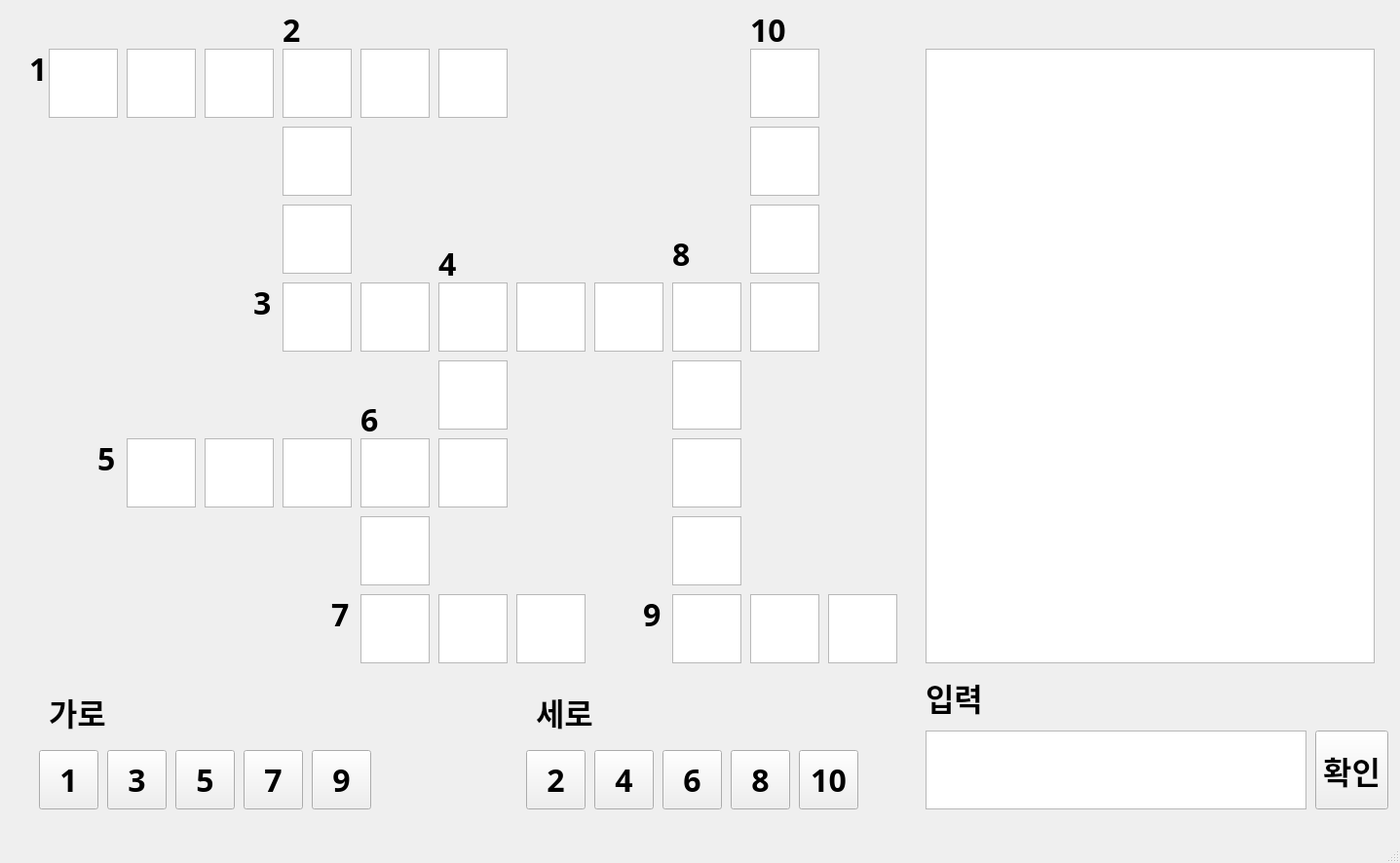
<?xml version="1.0" encoding="UTF-8"?>
<ui version="4.0">
 <class>MainWindow</class>
 <widget class="QMainWindow" name="MainWindow">
  <property name="geometry">
   <rect>
    <x>0</x>
    <y>0</y>
    <width>1437</width>
    <height>886</height>
   </rect>
  </property>
  <property name="font">
   <font>
    <family>함초롬돋움</family>
    <pointsize>24</pointsize>
    <weight>75</weight>
    <bold>true</bold>
   </font>
  </property>
  <property name="windowTitle">
   <string>MainWindow</string>
  </property>
  <widget class="QWidget" name="centralwidget">
   <widget class="QTextEdit" name="T1">
    <property name="geometry">
     <rect>
      <x>50</x>
      <y>50</y>
      <width>71</width>
      <height>71</height>
     </rect>
    </property>
    <property name="font">
     <font>
      <pointsize>28</pointsize>
     </font>
    </property>
   </widget>
   <widget class="QTextEdit" name="T3">
    <property name="geometry">
     <rect>
      <x>210</x>
      <y>50</y>
      <width>71</width>
      <height>71</height>
     </rect>
    </property>
    <property name="font">
     <font>
      <pointsize>28</pointsize>
     </font>
    </property>
   </widget>
   <widget class="QTextEdit" name="T4">
    <property name="geometry">
     <rect>
      <x>290</x>
      <y>50</y>
      <width>71</width>
      <height>71</height>
     </rect>
    </property>
    <property name="font">
     <font>
      <pointsize>28</pointsize>
     </font>
    </property>
   </widget>
   <widget class="QTextEdit" name="T5">
    <property name="geometry">
     <rect>
      <x>370</x>
      <y>50</y>
      <width>71</width>
      <height>71</height>
     </rect>
    </property>
    <property name="font">
     <font>
      <pointsize>28</pointsize>
     </font>
    </property>
   </widget>
   <widget class="QTextEdit" name="T6">
    <property name="geometry">
     <rect>
      <x>450</x>
      <y>50</y>
      <width>71</width>
      <height>71</height>
     </rect>
    </property>
    <property name="font">
     <font>
      <pointsize>28</pointsize>
     </font>
    </property>
   </widget>
   <widget class="QTextEdit" name="T12">
    <property name="geometry">
     <rect>
      <x>290</x>
      <y>290</y>
      <width>71</width>
      <height>71</height>
     </rect>
    </property>
    <property name="font">
     <font>
      <family>함초롬돋움</family>
      <pointsize>28</pointsize>
      <weight>75</weight>
      <bold>true</bold>
     </font>
    </property>
   </widget>
   <widget class="QTextEdit" name="T10">
    <property name="geometry">
     <rect>
      <x>290</x>
      <y>210</y>
      <width>71</width>
      <height>71</height>
     </rect>
    </property>
    <property name="font">
     <font>
      <family>함초롬돋움</family>
      <pointsize>28</pointsize>
      <weight>75</weight>
      <bold>true</bold>
     </font>
    </property>
   </widget>
   <widget class="QTextEdit" name="T8">
    <property name="geometry">
     <rect>
      <x>290</x>
      <y>130</y>
      <width>71</width>
      <height>71</height>
     </rect>
    </property>
    <property name="font">
     <font>
      <pointsize>28</pointsize>
     </font>
    </property>
   </widget>
   <widget class="QTextEdit" name="T2">
    <property name="geometry">
     <rect>
      <x>130</x>
      <y>50</y>
      <width>71</width>
      <height>71</height>
     </rect>
    </property>
    <property name="font">
     <font>
      <pointsize>28</pointsize>
     </font>
    </property>
   </widget>
   <widget class="QTextEdit" name="T16">
    <property name="geometry">
     <rect>
      <x>610</x>
      <y>290</y>
      <width>71</width>
      <height>71</height>
     </rect>
    </property>
    <property name="font">
     <font>
      <pointsize>28</pointsize>
     </font>
    </property>
   </widget>
   <widget class="QTextEdit" name="T15">
    <property name="geometry">
     <rect>
      <x>530</x>
      <y>290</y>
      <width>71</width>
      <height>71</height>
     </rect>
    </property>
    <property name="font">
     <font>
      <pointsize>28</pointsize>
     </font>
    </property>
   </widget>
   <widget class="QTextEdit" name="T14">
    <property name="geometry">
     <rect>
      <x>450</x>
      <y>290</y>
      <width>71</width>
      <height>71</height>
     </rect>
    </property>
    <property name="font">
     <font>
      <pointsize>28</pointsize>
     </font>
    </property>
   </widget>
   <widget class="QTextEdit" name="T13">
    <property name="geometry">
     <rect>
      <x>370</x>
      <y>290</y>
      <width>71</width>
      <height>71</height>
     </rect>
    </property>
    <property name="font">
     <font>
      <family>함초롬돋움</family>
      <pointsize>28</pointsize>
      <weight>75</weight>
      <bold>true</bold>
     </font>
    </property>
   </widget>
   <widget class="QTextEdit" name="T17">
    <property name="geometry">
     <rect>
      <x>690</x>
      <y>290</y>
      <width>71</width>
      <height>71</height>
     </rect>
    </property>
    <property name="font">
     <font>
      <pointsize>28</pointsize>
     </font>
    </property>
   </widget>
   <widget class="QTextEdit" name="T22">
    <property name="geometry">
     <rect>
      <x>210</x>
      <y>450</y>
      <width>71</width>
      <height>71</height>
     </rect>
    </property>
    <property name="font">
     <font>
      <family>함초롬돋움</family>
      <pointsize>28</pointsize>
      <weight>75</weight>
      <bold>true</bold>
     </font>
    </property>
   </widget>
   <widget class="QTextEdit" name="T18">
    <property name="geometry">
     <rect>
      <x>770</x>
      <y>290</y>
      <width>71</width>
      <height>71</height>
     </rect>
    </property>
    <property name="font">
     <font>
      <pointsize>28</pointsize>
     </font>
    </property>
   </widget>
   <widget class="QTextEdit" name="T23">
    <property name="geometry">
     <rect>
      <x>290</x>
      <y>450</y>
      <width>71</width>
      <height>71</height>
     </rect>
    </property>
    <property name="font">
     <font>
      <family>함초롬돋움</family>
      <pointsize>28</pointsize>
      <weight>75</weight>
      <bold>true</bold>
     </font>
    </property>
   </widget>
   <widget class="QTextEdit" name="T24">
    <property name="geometry">
     <rect>
      <x>370</x>
      <y>450</y>
      <width>71</width>
      <height>71</height>
     </rect>
    </property>
    <property name="font">
     <font>
      <pointsize>28</pointsize>
     </font>
    </property>
   </widget>
   <widget class="QTextEdit" name="T25">
    <property name="geometry">
     <rect>
      <x>450</x>
      <y>450</y>
      <width>71</width>
      <height>71</height>
     </rect>
    </property>
    <property name="font">
     <font>
      <pointsize>28</pointsize>
     </font>
    </property>
   </widget>
   <widget class="QTextEdit" name="T19">
    <property name="geometry">
     <rect>
      <x>450</x>
      <y>370</y>
      <width>71</width>
      <height>71</height>
     </rect>
    </property>
    <property name="font">
     <font>
      <pointsize>28</pointsize>
     </font>
    </property>
   </widget>
   <widget class="QTextEdit" name="T21">
    <property name="geometry">
     <rect>
      <x>130</x>
      <y>450</y>
      <width>71</width>
      <height>71</height>
     </rect>
    </property>
    <property name="font">
     <font>
      <family>함초롬돋움</family>
      <pointsize>28</pointsize>
      <weight>75</weight>
      <bold>true</bold>
     </font>
    </property>
   </widget>
   <widget class="QTextEdit" name="T28">
    <property name="geometry">
     <rect>
      <x>690</x>
      <y>530</y>
      <width>71</width>
      <height>71</height>
     </rect>
    </property>
    <property name="font">
     <font>
      <pointsize>28</pointsize>
     </font>
    </property>
   </widget>
   <widget class="QTextEdit" name="T20">
    <property name="geometry">
     <rect>
      <x>690</x>
      <y>370</y>
      <width>71</width>
      <height>71</height>
     </rect>
    </property>
    <property name="font">
     <font>
      <pointsize>28</pointsize>
     </font>
    </property>
   </widget>
   <widget class="QTextEdit" name="T26">
    <property name="geometry">
     <rect>
      <x>690</x>
      <y>450</y>
      <width>71</width>
      <height>71</height>
     </rect>
    </property>
    <property name="font">
     <font>
      <pointsize>28</pointsize>
     </font>
    </property>
   </widget>
   <widget class="QTextEdit" name="T32">
    <property name="geometry">
     <rect>
      <x>690</x>
      <y>610</y>
      <width>71</width>
      <height>71</height>
     </rect>
    </property>
    <property name="font">
     <font>
      <pointsize>28</pointsize>
     </font>
    </property>
   </widget>
   <widget class="QTextEdit" name="T34">
    <property name="geometry">
     <rect>
      <x>850</x>
      <y>610</y>
      <width>71</width>
      <height>71</height>
     </rect>
    </property>
    <property name="font">
     <font>
      <pointsize>28</pointsize>
     </font>
    </property>
   </widget>
   <widget class="QTextEdit" name="T33">
    <property name="geometry">
     <rect>
      <x>770</x>
      <y>610</y>
      <width>71</width>
      <height>71</height>
     </rect>
    </property>
    <property name="font">
     <font>
      <pointsize>28</pointsize>
     </font>
    </property>
   </widget>
   <widget class="QTextEdit" name="T31">
    <property name="geometry">
     <rect>
      <x>530</x>
      <y>610</y>
      <width>71</width>
      <height>71</height>
     </rect>
    </property>
    <property name="font">
     <font>
      <pointsize>28</pointsize>
     </font>
    </property>
   </widget>
   <widget class="QTextEdit" name="T30">
    <property name="geometry">
     <rect>
      <x>450</x>
      <y>610</y>
      <width>71</width>
      <height>71</height>
     </rect>
    </property>
    <property name="font">
     <font>
      <pointsize>28</pointsize>
     </font>
    </property>
   </widget>
   <widget class="QTextEdit" name="T29">
    <property name="geometry">
     <rect>
      <x>370</x>
      <y>610</y>
      <width>71</width>
      <height>71</height>
     </rect>
    </property>
    <property name="font">
     <font>
      <pointsize>28</pointsize>
     </font>
    </property>
   </widget>
   <widget class="QTextEdit" name="T27">
    <property name="geometry">
     <rect>
      <x>370</x>
      <y>530</y>
      <width>71</width>
      <height>71</height>
     </rect>
    </property>
    <property name="font">
     <font>
      <pointsize>28</pointsize>
     </font>
    </property>
   </widget>
   <widget class="QTextEdit" name="T9">
    <property name="geometry">
     <rect>
      <x>770</x>
      <y>130</y>
      <width>71</width>
      <height>71</height>
     </rect>
    </property>
    <property name="font">
     <font>
      <pointsize>28</pointsize>
     </font>
    </property>
   </widget>
   <widget class="QTextEdit" name="T7">
    <property name="geometry">
     <rect>
      <x>770</x>
      <y>50</y>
      <width>71</width>
      <height>71</height>
     </rect>
    </property>
    <property name="font">
     <font>
      <pointsize>28</pointsize>
     </font>
    </property>
   </widget>
   <widget class="QTextEdit" name="T11">
    <property name="geometry">
     <rect>
      <x>770</x>
      <y>210</y>
      <width>71</width>
      <height>71</height>
     </rect>
    </property>
    <property name="font">
     <font>
      <pointsize>28</pointsize>
     </font>
    </property>
   </widget>
   <widget class="QTextEdit" name="t">
    <property name="geometry">
     <rect>
      <x>950</x>
      <y>50</y>
      <width>461</width>
      <height>631</height>
     </rect>
    </property>
   </widget>
   <widget class="QLabel" name="label">
    <property name="geometry">
     <rect>
      <x>50</x>
      <y>710</y>
      <width>181</width>
      <height>41</height>
     </rect>
    </property>
    <property name="text">
     <string>가로</string>
    </property>
   </widget>
   <widget class="QLabel" name="label_2">
    <property name="geometry">
     <rect>
      <x>550</x>
      <y>710</y>
      <width>181</width>
      <height>41</height>
     </rect>
    </property>
    <property name="text">
     <string>세로</string>
    </property>
   </widget>
   <widget class="QPushButton" name="B1">
    <property name="geometry">
     <rect>
      <x>40</x>
      <y>770</y>
      <width>61</width>
      <height>61</height>
     </rect>
    </property>
    <property name="text">
     <string>1</string>
    </property>
   </widget>
   <widget class="QPushButton" name="B3">
    <property name="geometry">
     <rect>
      <x>110</x>
      <y>770</y>
      <width>61</width>
      <height>61</height>
     </rect>
    </property>
    <property name="text">
     <string>3</string>
    </property>
   </widget>
   <widget class="QPushButton" name="B5">
    <property name="geometry">
     <rect>
      <x>180</x>
      <y>770</y>
      <width>61</width>
      <height>61</height>
     </rect>
    </property>
    <property name="text">
     <string>5</string>
    </property>
   </widget>
   <widget class="QPushButton" name="B9">
    <property name="geometry">
     <rect>
      <x>320</x>
      <y>770</y>
      <width>61</width>
      <height>61</height>
     </rect>
    </property>
    <property name="text">
     <string>9</string>
    </property>
   </widget>
   <widget class="QPushButton" name="B8">
    <property name="geometry">
     <rect>
      <x>750</x>
      <y>770</y>
      <width>61</width>
      <height>61</height>
     </rect>
    </property>
    <property name="text">
     <string>8</string>
    </property>
   </widget>
   <widget class="QPushButton" name="B4">
    <property name="geometry">
     <rect>
      <x>610</x>
      <y>770</y>
      <width>61</width>
      <height>61</height>
     </rect>
    </property>
    <property name="text">
     <string>4</string>
    </property>
   </widget>
   <widget class="QPushButton" name="B7">
    <property name="geometry">
     <rect>
      <x>250</x>
      <y>770</y>
      <width>61</width>
      <height>61</height>
     </rect>
    </property>
    <property name="text">
     <string>7</string>
    </property>
   </widget>
   <widget class="QPushButton" name="B2">
    <property name="geometry">
     <rect>
      <x>540</x>
      <y>770</y>
      <width>61</width>
      <height>61</height>
     </rect>
    </property>
    <property name="text">
     <string>2</string>
    </property>
   </widget>
   <widget class="QPushButton" name="B6">
    <property name="geometry">
     <rect>
      <x>680</x>
      <y>770</y>
      <width>61</width>
      <height>61</height>
     </rect>
    </property>
    <property name="text">
     <string>6</string>
    </property>
   </widget>
   <widget class="QPushButton" name="B10">
    <property name="geometry">
     <rect>
      <x>820</x>
      <y>770</y>
      <width>61</width>
      <height>61</height>
     </rect>
    </property>
    <property name="text">
     <string>10</string>
    </property>
   </widget>
   <widget class="QTextEdit" name="e">
    <property name="geometry">
     <rect>
      <x>950</x>
      <y>750</y>
      <width>391</width>
      <height>81</height>
     </rect>
    </property>
    <property name="font">
     <font>
      <family>함초롬돋움</family>
      <pointsize>28</pointsize>
      <weight>75</weight>
      <bold>true</bold>
     </font>
    </property>
   </widget>
   <widget class="QLabel" name="label_3">
    <property name="geometry">
     <rect>
      <x>950</x>
      <y>690</y>
      <width>61</width>
      <height>51</height>
     </rect>
    </property>
    <property name="text">
     <string>입력</string>
    </property>
   </widget>
   <widget class="QLabel" name="label_4">
    <property name="geometry">
     <rect>
      <x>30</x>
      <y>50</y>
      <width>31</width>
      <height>41</height>
     </rect>
    </property>
    <property name="text">
     <string>1</string>
    </property>
   </widget>
   <widget class="QLabel" name="label_5">
    <property name="geometry">
     <rect>
      <x>290</x>
      <y>10</y>
      <width>31</width>
      <height>41</height>
     </rect>
    </property>
    <property name="text">
     <string>2</string>
    </property>
   </widget>
   <widget class="QLabel" name="label_6">
    <property name="geometry">
     <rect>
      <x>260</x>
      <y>290</y>
      <width>31</width>
      <height>41</height>
     </rect>
    </property>
    <property name="text">
     <string>3</string>
    </property>
   </widget>
   <widget class="QLabel" name="label_7">
    <property name="geometry">
     <rect>
      <x>450</x>
      <y>250</y>
      <width>31</width>
      <height>41</height>
     </rect>
    </property>
    <property name="text">
     <string>4</string>
    </property>
   </widget>
   <widget class="QLabel" name="label_8">
    <property name="geometry">
     <rect>
      <x>100</x>
      <y>450</y>
      <width>31</width>
      <height>41</height>
     </rect>
    </property>
    <property name="text">
     <string>5</string>
    </property>
   </widget>
   <widget class="QLabel" name="label_9">
    <property name="geometry">
     <rect>
      <x>370</x>
      <y>410</y>
      <width>31</width>
      <height>41</height>
     </rect>
    </property>
    <property name="text">
     <string>6</string>
    </property>
   </widget>
   <widget class="QLabel" name="label_10">
    <property name="geometry">
     <rect>
      <x>340</x>
      <y>610</y>
      <width>31</width>
      <height>41</height>
     </rect>
    </property>
    <property name="text">
     <string>7</string>
    </property>
   </widget>
   <widget class="QLabel" name="label_11">
    <property name="geometry">
     <rect>
      <x>660</x>
      <y>610</y>
      <width>31</width>
      <height>41</height>
     </rect>
    </property>
    <property name="text">
     <string>9</string>
    </property>
   </widget>
   <widget class="QLabel" name="label_12">
    <property name="geometry">
     <rect>
      <x>690</x>
      <y>240</y>
      <width>31</width>
      <height>41</height>
     </rect>
    </property>
    <property name="text">
     <string>8</string>
    </property>
   </widget>
   <widget class="QLabel" name="label_13">
    <property name="geometry">
     <rect>
      <x>770</x>
      <y>10</y>
      <width>41</width>
      <height>41</height>
     </rect>
    </property>
    <property name="text">
     <string>10</string>
    </property>
   </widget>
   <widget class="QPushButton" name="B11">
    <property name="geometry">
     <rect>
      <x>1350</x>
      <y>750</y>
      <width>75</width>
      <height>81</height>
     </rect>
    </property>
    <property name="text">
     <string>확인</string>
    </property>
   </widget>
   <widget class="QLabel" name="label_14">
    <property name="geometry">
     <rect>
      <x>1350</x>
      <y>691</y>
      <width>71</width>
      <height>51</height>
     </rect>
    </property>
    <property name="text">
     <string/>
    </property>
   </widget>
  </widget>
  <widget class="QStatusBar" name="statusbar"/>
 </widget>
 <resources/>
 <connections/>
</ui>
